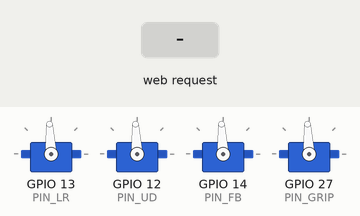
Recording of a sketch running on a simulated ESP32. Parts: 4 × servo. Inputs (shaded band) come from the test bench. Servo pulses on a pin are drawn as a servo (544–2400 µs = 0–180°).

Above: at 1.8 s.
1.9 s: HTTP request GET /orient?a=1 received
At 3.0 s:
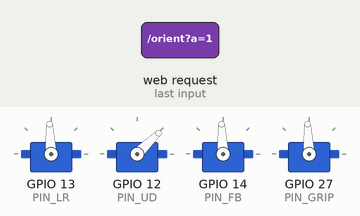
3.4 s: HTTP request GET /orient?a=120 received
At 4.1 s:
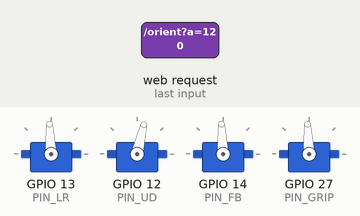
4.9 s: HTTP request GET /orient?a=120&b=120&g=120 received
At 5.2 s:
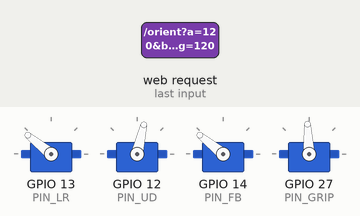
6.4 s: HTTP request GET /orient?a=0 received
At 7.6 s:
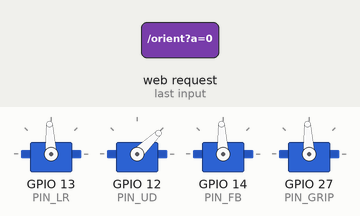
Timing chart, 0 to 8.9 s (numbered marks = the images above; inputs shaded):
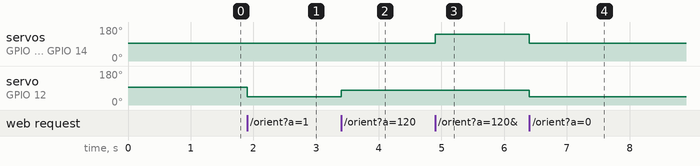

Measured:
- after the input at 1.9 s, servo on GPIO 12 (PIN_UD): 93° → 44° at once
- after the input at 3.4 s, servo on GPIO 12 (PIN_UD): 44° → 77° at once
- after the input at 4.9 s, servo on GPIO 13 (PIN_LR), servo on GPIO 14 (PIN_FB): 93° → 141° at once
- after the input at 6.4 s, servo on GPIO 13 (PIN_LR), servo on GPIO 14 (PIN_FB): 141° → 93° at once; servo on GPIO 12 (PIN_UD): 77° → 44° at once

The sketch:

v2_gyro_ledc.ino
```cpp
// Version 2 - Gyroscope Control | LEDC (no library)
#include <WiFi.h>
#include <WebServer.h>

const char* ssid     = "RoboArm";
const char* password = "12345678";

#define PIN_LR   13
#define PIN_UD   12
#define PIN_FB   14
#define PIN_GRIP 27

#define CH_LR   0
#define CH_UD   1
#define CH_FB   2
#define CH_GRIP 3

#define FREQ   50
#define RES    16
#define US_MIN 3277
#define US_MAX 6554
#define US_MID 4915

WebServer server(80);
int pos[4] = {US_MID, US_MID, US_MID, US_MID};
unsigned long lastCmd = 0;
bool servosActive = false;

void attachServo(int ch, int pin) {
  ledcSetup(ch, FREQ, RES);
  ledcAttachPin(pin, ch);
}

void reattachAll() {
  attachServo(CH_LR,   PIN_LR);
  attachServo(CH_UD,   PIN_UD);
  attachServo(CH_FB,   PIN_FB);
  attachServo(CH_GRIP, PIN_GRIP);
  for (int i = 0; i < 4; i++) ledcWrite(i, pos[i]);
}

void detachAll() {
  ledcDetachPin(PIN_LR);
  ledcDetachPin(PIN_UD);
  ledcDetachPin(PIN_FB);
  ledcDetachPin(PIN_GRIP);
}

int angleToDuty(float val, float inMin, float inMax) {
  float t = constrain((val - inMin) / (inMax - inMin), 0.0f, 1.0f);
  return (int)(US_MIN + t * (US_MAX - US_MIN));
}

const char PAGE[] PROGMEM = R"rawliteral(
<!DOCTYPE html><html><head>
<meta name="viewport" content="width=device-width,initial-scale=1">
<style>
  body{font-family:sans-serif;text-align:center;background:#111;color:#eee;padding:20px;user-select:none}
  .grip{display:flex;gap:20px;justify-content:center;margin-top:30px}
  button{width:140px;height:100px;font-size:22px;border-radius:16px;border:none;color:#fff;cursor:pointer;touch-action:manipulation}
  #btnOpen{background:#27a}
  #btnClose{background:#a33}
  #status{margin-top:16px;font-size:13px;color:#888}
  #permBtn{margin-top:20px;padding:12px 24px;font-size:16px;background:#555;color:#fff;border:none;border-radius:8px;cursor:pointer}
</style></head><body>
<h2>Robotic Arm</h2>
<p id="status">Tap button to enable sensor</p>
<button id="permBtn" onclick="requestPerm()">Enable Motion Sensor</button>
<div class="grip">
  <button id="btnOpen"
    ontouchstart="grip(1)"  ontouchend="grip(0)"
    onmousedown="grip(1)"   onmouseup="grip(0)">Open</button>
  <button id="btnClose"
    ontouchstart="grip(-1)" ontouchend="grip(0)"
    onmousedown="grip(-1)"  onmouseup="grip(0)">Close</button>
</div>
<script>
let sending=false, gripState=0;
let alpha=0, beta=0, gamma=0;

function grip(v){ gripState=v; }

function requestPerm(){
  if(typeof DeviceOrientationEvent!=='undefined' &&
     typeof DeviceOrientationEvent.requestPermission==='function'){
    DeviceOrientationEvent.requestPermission().then(s=>{
      if(s==='granted') startSensor();
    });
  } else { startSensor(); }
  document.getElementById('permBtn').style.display='none';
}

function startSensor(){
  document.getElementById('status').textContent='Sensor active — tilt to control';
  window.addEventListener('deviceorientation',e=>{
    alpha=e.alpha||0; beta=e.beta||0; gamma=e.gamma||0;
  });
  setInterval(sendData,100);
}

function sendData(){
  if(sending) return;
  sending=true;
  fetch(`/orient?a=${alpha.toFixed(1)}&b=${beta.toFixed(1)}&g=${gamma.toFixed(1)}&gr=${gripState}`)
    .finally(()=>{ sending=false; });
}
</script></body></html>
)rawliteral";

void handleRoot() { server.send_P(200, "text/html", PAGE); }

void handleOrient() {
  if (!server.hasArg("a")) { server.send(400); return; }

  float a  = server.arg("a").toFloat();  // alpha  0–360  → UD
  float b  = server.arg("b").toFloat();  // beta  -90–90  → FB
  float g  = server.arg("g").toFloat();  // gamma -90–90  → LR
  int   gr = server.arg("gr").toInt();

  reattachAll();
  servosActive = true;
  lastCmd = millis();

  pos[CH_LR] = angleToDuty(g,  -90.0f,  90.0f);
  pos[CH_UD] = angleToDuty(a,    0.0f, 360.0f);
  pos[CH_FB] = angleToDuty(b,  -90.0f,  90.0f);
  if (gr ==  1) pos[CH_GRIP] = constrain(pos[CH_GRIP] + 80, US_MIN, US_MAX);
  if (gr == -1) pos[CH_GRIP] = constrain(pos[CH_GRIP] - 80, US_MIN, US_MAX);

  for (int i = 0; i < 4; i++) ledcWrite(i, pos[i]);
  server.send(200, "text/plain", "ok");
}

void setup() {
  WiFi.setTxPower(WIFI_POWER_8_5dBm);
  WiFi.softAP(ssid, password);

  reattachAll();
  delay(600);
  detachAll();

  server.on("/", handleRoot);
  server.on("/orient", handleOrient);
  server.begin();
}

void loop() {
  server.handleClient();
  if (servosActive && millis() - lastCmd > 800) {
    detachAll();
    servosActive = false;
  }
}
```
